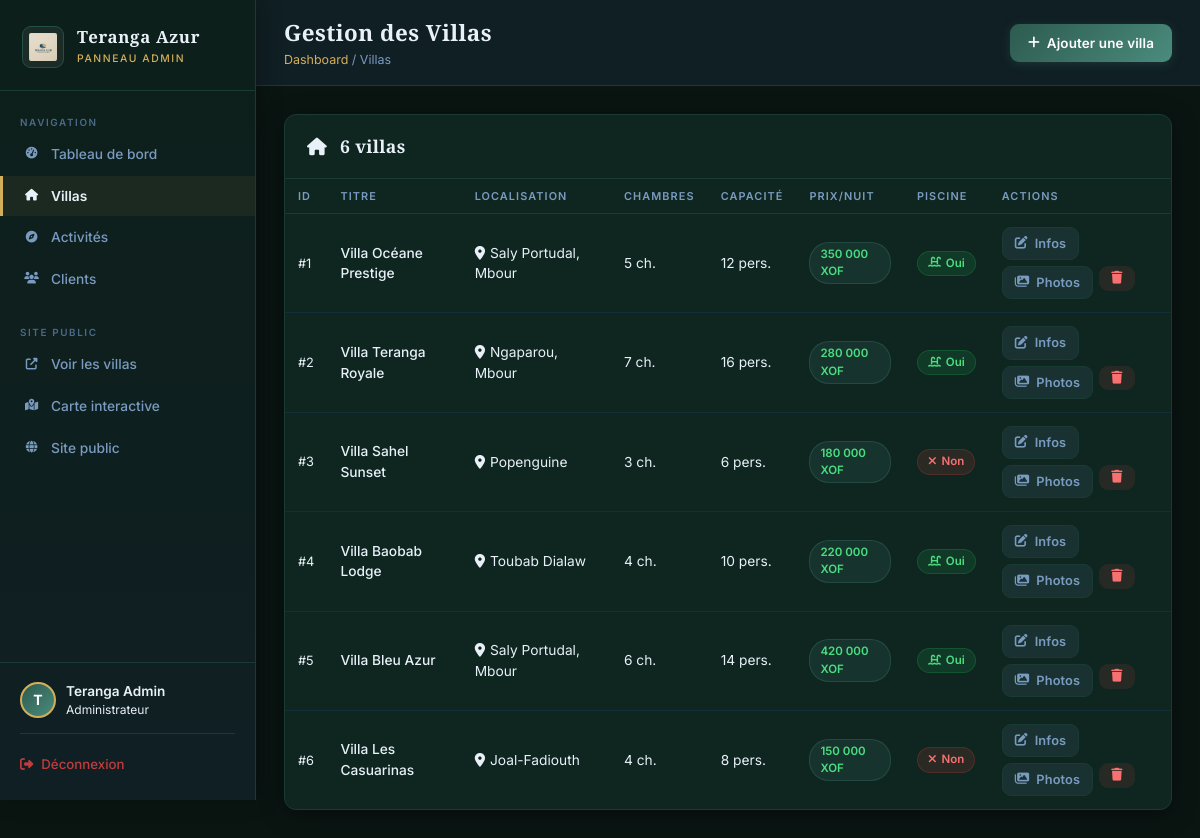
The app's page /admin/villas.php (signed in), older data.
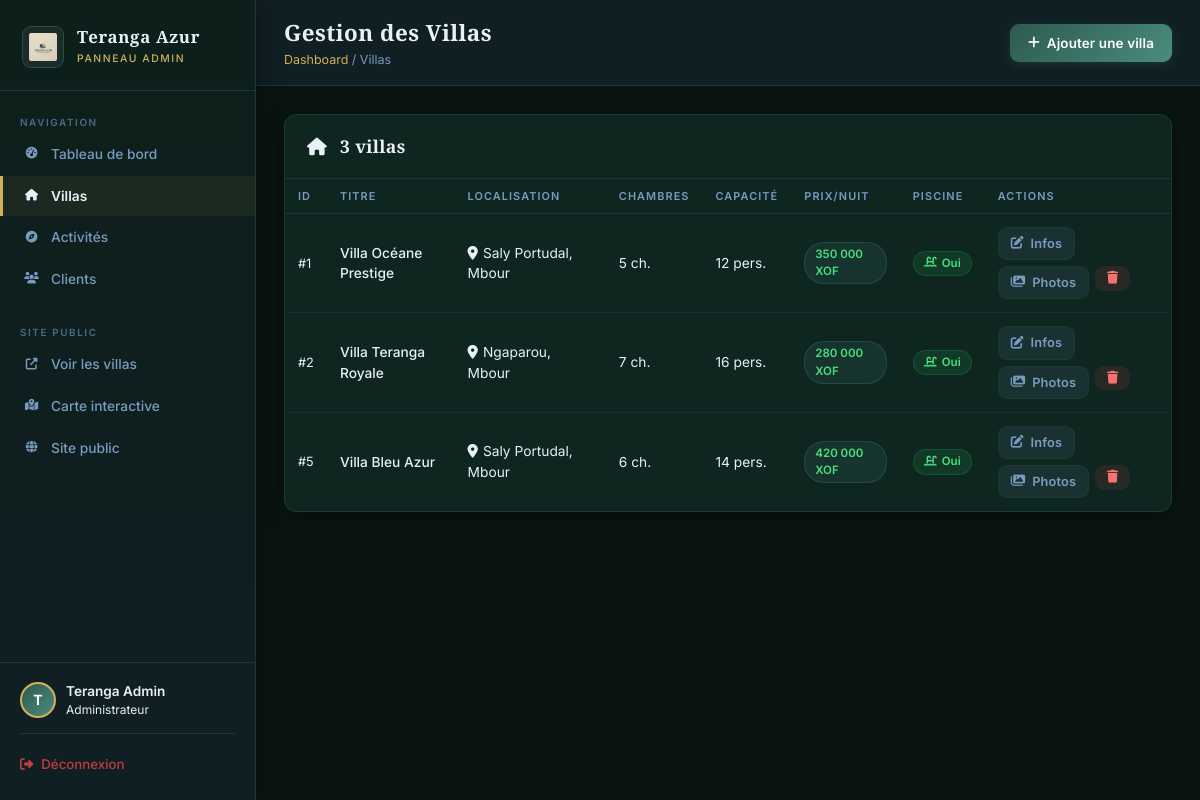
The same page, newer data.
### tables this page shows
CREATE TABLE `villas` (
  `id` int(11) NOT NULL AUTO_INCREMENT,
  `titre` varchar(255) NOT NULL,
  `description` text DEFAULT NULL,
  `prix_par_nuit` decimal(10,2) NOT NULL,
  `capacite_max` int(11) NOT NULL,
  `chambres` int(11) NOT NULL,
  `piscine` tinyint(1) DEFAULT 0,
  `localisation` varchar(255) DEFAULT NULL,
  `created_at` timestamp NULL DEFAULT current_timestamp(),
  `latitude` decimal(10,8) DEFAULT NULL,
  `longitude` decimal(11,8) DEFAULT NULL,
  PRIMARY KEY (`id`)
);

### admin/villas.php (the view, shortened to what this page needs)
<?php
require_once '../config/db.php';
$villas = $pdo->query("SELECT v.*, (SELECT COUNT(*) FROM images_villas WHERE villa_id = v.id) AS nb_images FROM villas v ORDER BY v.created_at DESC")->fetchAll();
?>
<!DOCTYPE html>
<html lang="fr">
<head>
  <link rel="stylesheet" href="https://cdnjs.cloudflare.com/ajax/libs/font-awesome/6.5.0/css/all.min.css">
  <link rel="stylesheet" href="../css/admin.css">
</head>
<body class="admin-body">
<aside class="admin-sidebar">
  <a href="../index.php" class="admin-sidebar-logo">
    <img src="../images/Logo.png" alt="Teranga Azur">
    <div><span>Teranga Azur</span><small>Panneau Admin</small></div>
  </a>
  <nav class="admin-nav">
    <div class="admin-nav-label">Navigation</div>
    <a href="dashboard.php"><i class="fas fa-tachometer-alt"></i> Tableau de bord</a>
    <a href="villas.php" class="active"><i class="fas fa-home"></i> Villas</a>
    <a href="activites.php"><i class="fas fa-compass"></i> Activités</a>
    <a href="clients.php"><i class="fas fa-users"></i> Clients</a>
    <div class="admin-nav-label" style="margin-top:20px;">Site public</div>
    <a href="../villas.php" target="_blank"><i class="fas fa-external-link-alt"></i> Voir les villas</a>
    <a href="../carte.php" target="_blank"><i class="fas fa-map-marked-alt"></i> Carte interactive</a>
    <a href="../index.php" target="_blank"><i class="fas fa-globe"></i> Site public</a>
  </nav>
  <div class="admin-sidebar-footer">
    <div class="admin-user">
      <div class="admin-avatar"><?= strtoupper(substr($_SESSION['client_prenom'] ?? 'A', 0, 1)) ?></div>
      <div>
        <div style="font-weight:600;font-size:0.85rem;color:var(--admin-text);"><?= htmlspecialchars($_SESSION['client_prenom'] . ' ' . $_SESSION['client_nom']) ?></div>
        <div style="font-size:0.75rem;color:var(--admin-accent);">Administrateur</div>
      </div>
    </div>
    <a href="../logout.php"><i class="fas fa-sign-out-alt"></i> Déconnexion</a>
  </div>
</aside>
<main class="admin-main">
  <div class="admin-topbar">
    <div>
      <h1>Gestion des Villas</h1>
      <div class="admin-breadcrumb"><a href="dashboard.php">Dashboard</a> / Villas</div>
    </div>
    <a href="villa-form.php" class="btn-admin btn-admin-primary"><i class="fas fa-plus"></i> Ajouter une villa</a>
  </div>
  <div class="admin-content">
    <div class="admin-card">
      <div class="admin-card-header">
        <h2><i class="fas fa-home" style="color:var(--admin-accent);margin-right:8px;"></i> <?= count($villas) ?> villa<?= count($villas) > 1 ? 's' : '' ?></h2>
      </div>
      <div style="overflow-x:auto;">
        <table class="admin-table">
          <thead>
            <tr>
              <th>ID</th>
              <th>Titre</th>
              <th>Localisation</th>
              <th>Chambres</th>
              <th>Capacité</th>
              <th>Prix/nuit</th>
              <th>Piscine</th>
              <th>Actions</th>
            </tr>
          </thead>
          <tbody>
            <?php foreach ($villas as $v): ?>
            <tr>
              <td style="color:var(--admin-muted);font-size:0.8rem;">#<?= $v['id'] ?></td>
              <td class="title-cell"><?= htmlspecialchars($v['titre']) ?></td>
              <td style="color:var(--admin-muted)"><i class="fas fa-map-marker-alt" style="color:var(--admin-accent);margin-right:5px;"></i><?= htmlspecialchars($v['localisation']) ?></td>
              <td><?= $v['chambres'] ?> ch.</td>
              <td><?= $v['capacite_max'] ?> pers.</td>
              <td><span class="badge badge-blue"><?= number_format($v['prix_par_nuit'], 0, ',', ' ') ?> XOF</span></td>
              <td>
                <?php if ($v['piscine']): ?>
                <span class="badge badge-green"><i class="fas fa-swimming-pool"></i> Oui</span>
                <?php else: ?>
                <span class="badge badge-red"><i class="fas fa-times"></i> Non</span>
                <?php endif; ?>
              </td>
              <td>
                <div style="display:flex;gap:6px;flex-wrap:wrap;">
                  <a href="villa-form.php?id=<?= $v['id'] ?>" class="btn-admin btn-admin-ghost" style="padding:6px 12px;font-size:0.8rem;" title="Modifier infos">
                    <i class="fas fa-edit"></i> Infos
                  </a>
                  <a href="villa-images.php?villa_id=<?= $v['id'] ?>" class="btn-admin btn-admin-ghost" style="padding:6px 12px;font-size:0.8rem;" title="Gérer les photos">
                    <i class="fas fa-images"></i> Photos
                  </a>
                  <form method="POST" action="villas.php" style="display:inline;" onsubmit="return confirm('Supprimer la villa «<?= htmlspecialchars(addslashes($v['titre'])) ?>» ? Cette action est irréversible.')">
                    <button type="submit" class="btn-admin btn-admin-danger" style="padding:6px 12px;font-size:0.8rem;border:none;cursor:pointer;" title="Supprimer">
                      <i class="fas fa-trash"></i>
                    </button>
                  </form>
                </div>
              </td>
            </tr>
            <?php endforeach; ?>
          </tbody>
        </table>
      </div>
    </div>
  </div>
</main>
</body>
</html>

Row changes from the older to the newer data that the page shows:
removed villas: id "3", titre "Villa Sahel Sunset", localisation "Popenguine", chambres "3", capacite_max "6", prix_par_nuit "180 000", piscine 0 (drawn)
removed villas: id "4", titre "Villa Baobab Lodge", localisation "Toubab Dialaw", chambres "4", capacite_max "10", prix_par_nuit "220 000", piscine 1 (drawn)
removed villas: id "6", titre "Villa Les Casuarinas", localisation "Joal-Fadiouth", chambres "4", capacite_max "8", prix_par_nuit "150 000", piscine 0 (drawn)
Text that changed along with them:
count($villas): "6" → "3"
